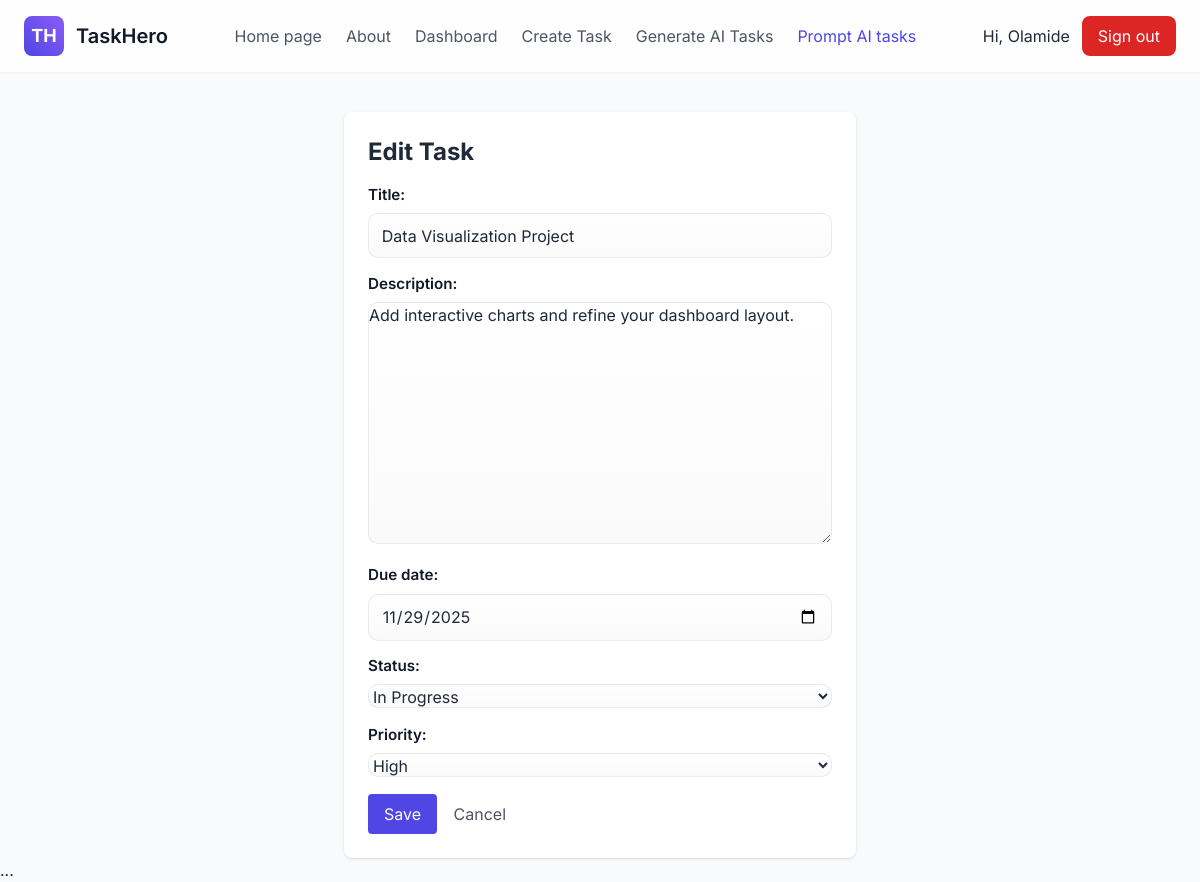
The app's page /tasks/4/edit/ (signed in) with its own data.
### taskhero/models.py (models this page shows, shortened)
class Task(models.Model):
    STATUS_TODO = 'TODO'
    STATUS_IN_PROGRESS = 'IN_PROGRESS'
    STATUS_COMPLETED = 'COMPLETED'
    STATUS_CHOICES = [
        (STATUS_TODO, 'To Do'),
        (STATUS_IN_PROGRESS, 'In Progress'),
        (STATUS_COMPLETED, 'Completed'),
    ]
    PRIORITY_LOW = 'LOW'
    PRIORITY_MEDIUM = 'MEDIUM'
    PRIORITY_HIGH = 'HIGH'
    PRIORITY_CHOICES = [
        (PRIORITY_LOW, 'Low'),
        (PRIORITY_MEDIUM, 'Medium'),
        (PRIORITY_HIGH, 'High'),
    ]
    owner = models.ForeignKey(
        settings.AUTH_USER_MODEL,
        related_name='tasks',
        on_delete=models.CASCADE,
        help_text='The user who created this task',
    )
    title = models.CharField(max_length=200)
    description = models.TextField(blank=True)
    due_date = models.DateField(null=True, blank=True)
    status = models.CharField(max_length=20, choices=STATUS_CHOICES, default=STATUS_TODO)
    priority = models.CharField(max_length=10, choices=PRIORITY_CHOICES, default=PRIORITY_MEDIUM)
    created_at = models.DateTimeField(auto_now_add=True)
    updated_at = models.DateTimeField(auto_now=True)
    objects = TaskQuerySet.as_manager()
    class Meta:
        verbose_name = 'Task'
        verbose_name_plural = 'Tasks'
        indexes = [
            models.Index(fields=['owner', 'status']),
            models.Index(fields=['due_date']),
        ]
        ordering = ['due_date', '-priority', 'created_at']

### taskhero/views.py (the view)
# urls.py: path('tasks/<int:pk>/edit/', views.task_update, name='task_update'),
@login_required
def task_update(request, pk):
    task = get_object_or_404(Task, pk=pk, owner=request.user)
    if request.method == "POST":
        form = TaskForm(request.POST, instance=task)
        if form.is_valid():
            form.save()
            return redirect('taskhero:task_list')
    else:
        form = TaskForm(instance=task)
    return render(request, "taskhero/task_form.html", {"form": form, "title": "Edit Task"})

### taskhero/forms.py
class TaskForm(forms.ModelForm):
    class Meta:
        model = Task
        fields = ['title', 'description', 'due_date', 'status', 'priority']
        widgets = {
            'due_date': forms.DateInput(attrs={'type': 'date'}),
            'status': forms.Select(attrs={'class': 'form-select'}),
            'priority': forms.Select(attrs={'class': 'form-select'}),
        }

### templates/taskhero/task_form.html (shortened to what this page needs)
{% extends 'base/base.html' %}
{% block content %}
<div class="max-w-lg mx-auto mt-10 bg-white shadow p-6 rounded-lg">
  <h1 class="text-2xl font-bold mb-4 text-gray-800">{{ title }}</h1>
  <form method="post">
    {{ form.as_p }}
    <div class="mt-4">
      <button type="submit" class="bg-indigo-600 text-white px-4 py-2 rounded hover:bg-indigo-700">Save</button>
      <a href="{% url 'taskhero:task_list' %}" class="ml-3 text-gray-600 hover:underline">Cancel</a>
    </div>
  </form>
</div>
{% endblock %}

### templates/base/base.html (shortened to what this page needs)
{% load static %}
<!doctype html>
<html lang="en">
<head>
  <script src="https://cdn.tailwindcss.com"></script>
<link rel="stylesheet" href="{% static 'css/style.css' %}">
</head>
<body class="font-inter bg-gray-50 text-gray-800">
  <header class="bg-white/80 backdrop-blur-sm sticky top-0 z-50 shadow-sm">
    <div class="max-w-7xl mx-auto px-6 py-4 flex items-center justify-between">
      <a href="{% url 'taskhero:home' %}" class="flex items-center gap-3">
        <div class="w-10 h-10 flex items-center justify-center rounded-lg bg-gradient-to-tr from-indigo-600 to-violet-500 text-white text-lg font-bold">
          TH
        </div>
        <span class="text-xl font-semibold text-gray-900">TaskHero</span>
      </a>
      <nav class="hidden md:flex items-center gap-6">
        <a href="{% url 'taskhero:home' %}" class="text-gray-600 hover:text-gray-900">Home page</a>
        <a href="{% url 'taskhero:about' %}" class="text-gray-600 hover:text-gray-900">About</a>
        {% if user.is_authenticated %}
          <a href="{% url 'taskhero:task_list' %}" class="text-gray-600 hover:text-gray-900">Dashboard</a>
          <a href="{% url 'taskhero:task_create' %}" class="text-gray-600 hover:text-gray-900">Create Task</a>
          <a href="{% url 'taskhero:generate_task_ai' %}" class="text-gray-600 hover:text-gray-900">Generate AI Tasks</a>
          <a href="{% url 'taskhero:prompt_store' %}" class="text-indigo-600 hover:underline">Prompt AI tasks</a>
        {% endif %}
      </nav>
      <div class="hidden md:flex items-center gap-3">
        {% if user.is_authenticated %}
            Hi, {{ user.get_short_name|default:user.username }}
          <form method="post" action="{% url 'taskhero:logout' %}">
            <button type="submit" class="px-4 py-2 rounded-lg bg-red-600 text-white hover:opacity-95">
              Sign out
            </button>
          </form>
        {% else %}
          <a href="{% url 'taskhero:login' %}" class="text-indigo-600 font-medium hover:underline">Login</a>
          <a href="{% url 'taskhero:signup' %}" class="inline-block px-4 py-2 rounded-lg bg-gradient-to-r from-indigo-600 to-violet-500 text-white shadow hover:opacity-95">
            Sign Up
          </a>
        {% endif %}
      </div>
    </div>
  </header>
  <main>
    {% block content %}{% endblock content %}
  </main>
  ...
</body>
</html>

### static/css/style.css (style rules this page uses)
body { background-color: red; }
:root { --bg: #f8fafc; --surface: #ffffff; --muted: #6b7280; --text: #111827; --indigo: #4f46e5; --violet: #7c3aed; --accent-gradient: linear-gradient(90deg,var(--indigo),var(--violet)); --glass: rgba(255,255,255,0.6); --card-shadow: 0 8px 24px rgba(16,24,40,0.06); --card-shadow-strong: 0 12px 40px rgba(16,24,40,0.10); --radius-lg: 14px; --radius-md: 10px; --radius-sm: 8px; --max-width: 1200px; --focus-ring: 0 0 0 4px rgba(79,70,229,0.12); }
* { box-sizing:border-box }
html,body { height:100% }
body { font-family: Inter, ui-sans-serif, system-ui, -apple-system, "Segoe UI", Roboto, "Helvetica Neue", Arial; background:var(--bg); color:var(--text); line-height:1.45; -webkit-font-smoothing:antialiased; -moz-osx-font-smoothing:grayscale; margin:0; }
input[type="text"], input[type="password"], input[type="date"], textarea, select { width:100%; padding:.6rem .8rem; border:1px solid rgba(15,23,42,0.08); border-radius:10px; background: linear-gradient(180deg, #ffffff, #fafafa); outline:none; transition:box-shadow .12s ease, border-color .12s ease; }
label { display:block; font-size:.95rem; margin-bottom:.4rem; color:var(--text); font-weight:600 }
form p { margin-bottom:.9rem }

### records on screen
Task: title "Data Visualization Project", description "Add interactive charts and refine your dashboard layout.", due_date "11/29/2025", status "In Progress", priority "High"

### other values on screen
{{ user.get_short_name|default:user.username }} "Olamide"
{{ title }} "Edit Task"
